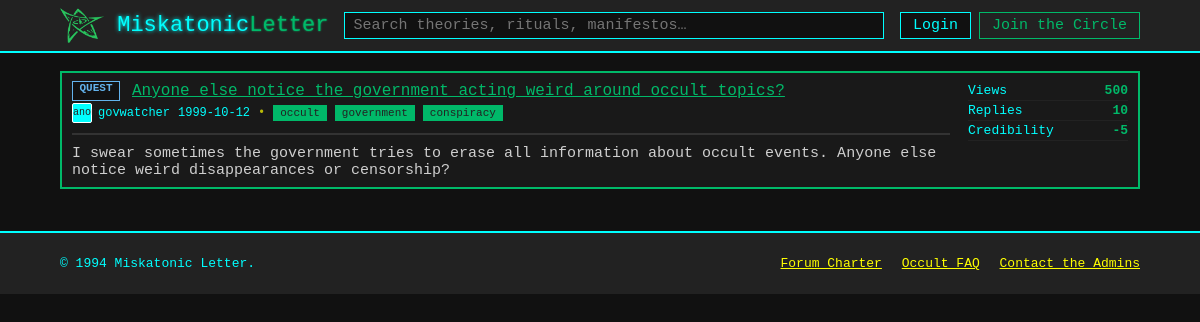
Page /Posts/60 on the committed database.
### db.py (models this page shows)
class Badges(Base):
    __tablename__    = "Badges"
    badge_id         = Column(Integer,primary_key=True)
    badge_title      = Column(String)
    badge_lable      = Column(String)

class Posts(Base):
    __tablename__    = "Posts"
    post_id          = Column(Integer,primary_key=True,index=True)
    post_title       = Column(String,nullable=False)
    post_exerpt      = Column(String)
    author_id        = Column(Integer,ForeignKey("Users.user_id"),nullable=False)
    post_date        = Column(Date)
    post_views       = Column(Integer,default=0)
    post_replies     = Column(Integer,default=0)
    post_credibility = Column(Integer,default=0)
    post_content     = Column(Text)
    badge_id         = Column(Integer,ForeignKey("Badges.badge_id"))

class Users(Base):
    __tablename__    = "Users"
    user_id          = Column(Integer,primary_key=True,index=True)
    user_avatar      = Column(String(2))
    user_name        = Column(String)
    user_password    = Column(String)

class Tags(Base):
    __tablename__    = "Tags"
    tag_id           = Column(Integer,primary_key=True,index=True)
    tag_lable        = Column(String)

### posts.py (the view)
@router.get("/Posts/{id}", response_class=HTMLResponse)
async def get_post(request: Request, id: str,db:Session = Depends(get_db)):
    post = db.query(Posts).filter(Posts.post_id==id).first()
    serialized_post = serialize_post(post,db)
    return templates.TemplateResponse(
        "post.html",
        {
            "request": request,
            "post": serialized_post,
        }
    )

### templates/post.html (shortened to what this page needs)
<!doctype html>
<html lang="en">
<head>
	<link rel="stylesheet" href="{{ url_for('static', path='styles.css') }}" />
</head>
<body>
	<header class="topbar">
		<div class="container topbar__inner">
			<a class="brand" href="{{ url_for('get_posts') }}">
				<img src="{{ url_for('static', path='imgs/elder-sign.png') }}" alt="" class="brand__logo" aria-hidden="true">
				<span class="brand__name">Miskatonic<span class="accent">Letter</span></span>
			</a>
			<form class="search" action="#" method="get" role="search">
				<input class="search__input" type="search" name="q" placeholder="Search theories, rituals, manifestos…" aria-label="Search" />
			</form>
			<nav class="usernav" aria-label="User">
				<a class="btn btn--ghost" href="#">Login</a>
				<a class="btn btn--primary" href="#">Join the Circle</a>
			</nav>
		</div>
	</header>
	<main class="container layout">
		<section class="content" style="width:100%">
			<div id="post-content">
				{% if post %}
					<article class="thread card" role="article">
					<div class="thread__main">
						<div class="thread__row">
						<span class="badge badge--{{ post.badge.label }}" title="{{ post.badge.title }}">{{ post.badge.label }}</span>
						<span class="thread__title">{{ post.title }}</span>
						</div>
						<div class="thread__meta">
						<span class="author">
							<span class="avatar" aria-hidden="true">{{ post.author.avatar }}</span>
							<span class="author__name">{{ post.author.name }}</span>
						</span>
						<time datetime="{{ post.date }}">{{ post.date }}</time>
						<span class="dot" aria-hidden="true">•</span>
						{% for tag in post.tags %}
							<a href="#" class="tag">{{ tag }}</a>
						{% endfor %}
						</div>
						<hr style="border:1px solid #333;margin:10px 0;">
						<div class="thread__content" style="margin-top:10px;">
						{{ post.content }}
						</div>
					</div>
					<ul class="thread__stats">
						<li><span class="stat__label">Views</span><strong>{{ post.stats.views }}</strong></li>
						<li><span class="stat__label">Replies</span><strong>{{ post.stats.replies }}</strong></li>
						<li><span class="stat__label">Credibility</span><strong>{{ post.stats.credibility }}</strong></li>
					</ul>
					</article>
				{% else %}
					<p>Post not found.</p>
				{% endif %}
				</div>
		</section>
	</main>
	<footer class="footer">
		<div class="container footer__inner">
			<p>© 1994 Miskatonic Letter.</p>
			<nav class="footer__links">
				<a href="#">Forum Charter</a>
				<a href="#">Occult FAQ</a>
				<a href="#">Contact the Admins</a>
			</nav>
		</div>
	</footer>
</body>
</html>

### static/styles.css (style rules this page uses)
body { background: #111; color: #cfcfcf; font-family: 'Courier New', Courier, monospace; font-size: 15px; margin: 0; }
.container { width: 90%; margin: 0 auto; }
.topbar { background: #222; color: #0ff; border-bottom: 2px solid #0ff; padding: 8px 0; }
.topbar__inner { display: flex; align-items: center; justify-content: space-between; }
.brand { font-size: 22px; font-family: 'Courier New', Courier, monospace; color: #0ff; text-shadow: 0 0 4px #0ff; text-decoration: none; }
.accent { color: rgb(0, 185, 105); text-shadow: 0 0 2px rgb(0, 185, 105); }
.search { flex: 1; margin: 0 16px; }
.search__input { width: 100%; padding: 4px 8px; font-family: 'Courier New', Courier, monospace; font-size: 15px; background: #111; color: #0ff; border: 1px solid #0ff; }
.usernav { display: flex; gap: 8px; }
.btn { background: #111; color: #0ff; border: 1px solid #0ff; padding: 4px 12px; font-family: 'Courier New', Courier, monospace; font-size: 15px; text-decoration: none; cursor: pointer; }
.btn--primary { background: #222; color: rgb(0, 185, 105); border: 1px solid rgb(0, 185, 105); }
.layout { display: flex; gap: 24px; margin-top: 18px; }
.content { flex: 1; }
.card { background: #191919; border: 2px solid #0ff; margin-bottom: 18px; padding: 8px 10px; }
.tag { background: #222; color: #0ff; border: 1px solid #0ff; font-size: 12px; padding: 2px 8px; font-family: 'Courier New', Courier, monospace; text-decoration: none; }
.thread { background: #191919; border: 2px solid rgb(0, 185, 105); padding: 8px 10px; display: flex; justify-content: space-between; }
.thread__main { flex: 1; }
.thread__row { display: flex; align-items: center; gap: 8px; margin-bottom: 2px; }
.thread__title { color: rgb(0, 185, 105); font-family: 'Courier New', Courier, monospace; font-size: 16px; text-decoration: underline; }
.thread__meta { display: flex; align-items: center; gap: 8px; color: #0ff; font-size: 12px; }
.thread .tag { background: rgb(0, 185, 105); color: #222; border: 1px solid rgb(0, 185, 105); font-size: 11px; padding: 1px 6px; }
.author { display: flex; align-items: center; gap: 6px; }
.avatar { display: inline-block; width: 18px; height: 18px; background: #0ff; color: #222; font-size: 10px; font-family: 'Courier New', Courier, monospace; text-align: center; border: 1px solid #fff; border-radius: 2px; line-height: 18px; }
.thread__stats { list-style: none; margin: 0; padding: 0 0 0 18px; min-width: 160px; }
.thread__stats li { color: rgb(0, 185, 105); font-family: 'Courier New', Courier, monospace; font-size: 13px; border-bottom: 1px solid #222; padding: 2px 0; display: flex; justify-content: space-between; }
.stat__label { color: #0ff; }
.brand__logo { width: 2em; display: inline-block; vertical-align: middle; }
.badge { display: inline-block; min-width: 34px; height: 18px; padding: 0 6px; border: 1px solid #ff0; background: #222; color: #ff0; font-size: 11px; font-family: 'Courier New', Courier, monospace; font-weight: bold; text-align: center; margin-right: 4px; }
.badge--QUEST { background: #111; color: #63b3ed; border-color: #63b3ed; }
.footer { background: #222; color: #0ff; border-top: 2px solid #0ff; margin-top: 24px; padding: 10px 0; }
.footer__inner { display: flex; align-items: center; justify-content: space-between; font-size: 13px; }
.footer__links a { color: #ff0; text-decoration: underline; margin-left: 12px; font-family: 'Courier New', Courier, monospace; }
.dot { opacity: .7; color: #ff0; }
time { color: #0ff; font-family: 'Courier New', Courier, monospace; }

### rows in the picture
Badges: badge.label "QUEST"
Posts: title "Anyone else notice the government acting weird around occult topics?", date "1999-10-12", content "I swear sometimes the government tries to erase all information about occult events. Anyone else notice weird disappearances or censorship?", stats.views "500"
Users: author.avatar "anon40", author.name "govwatcher"
Tags: tag_lable "occult"
Tags: tag_lable "government"
Tags: tag_lable "conspiracy"

### other values in the picture
{{ post.stats.replies }} "10"
{{ post.stats.credibility }} "-5"
